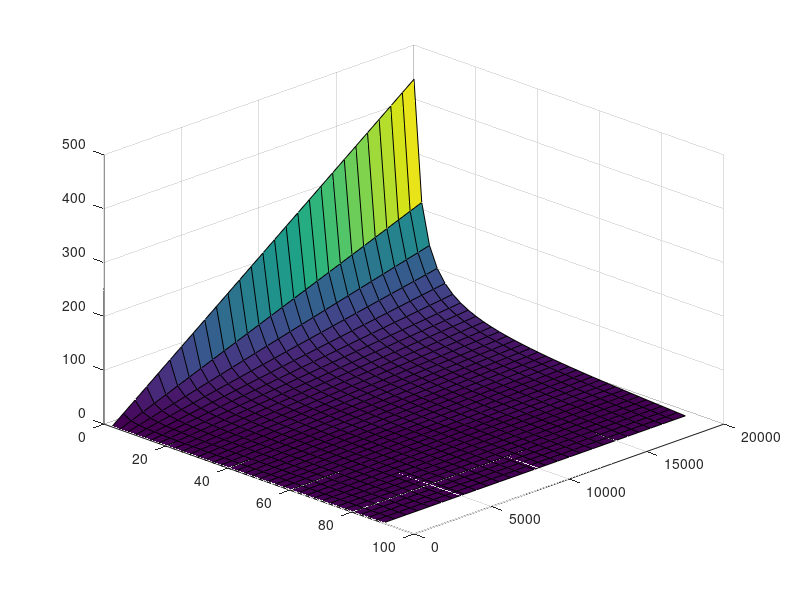

The MATLAB script that drew this image: (Note: this script raises an error after producing the figure.)
%% Environment initialisation
addpath("matlab2tikz/src");

%% Physical constants

G = 6.673e-11; % universal gravitational constant, m3 * kg-1 * s-2
M_E = 5.9722e24 ; % mass of the Earth, kg
R = 6371008.8; % radius of the Earth, m
Omega_E = 2*pi / 86400; % earth's rotation in rad / s

Omega_E_vector = [0;0;Omega_E]; % angular velocity vector for Earth's rotation in the ECI coordinate system

%% Effect of observation altitude to the range of a eavesdropping sensor in
% relation to different elevation angles of the terminal.

d = @(h,ele)(h ./ (tand(ele)) / 1000); % maximum range in kilometers

% Let's plot d for elevation range of 10 deg to 90 deg and observation
% altitude in range of 100 meters to 20 km.
ele = 0:2.5:90; % elevation angle in degrees
h = 0:750:20000; % aircraft altitude in meters

[H, E] = meshgrid(h, ele);

s = surf(E, H, d(H, E));
view(45,30);
ax = ancestor(s, 'axes');
ax.YAxis.Exponent = 0;
ax.ZAxis.Exponent = 0;
%ax.YLim = [0,20000];
%ax.XLim = [5,95];

xlabel('e (deg)');
ylabel('h (m)');
zlabel('d (km)');
contourf(H,E,d(H,E));



%% Orbital radius in relation to velocity of the sub-satellite point (in km/s).
v_air = @(h,r_orbit)( (h+R) ./ sqrt((r_orbit + R).^3 / (G*M_E)) );

% Plot the velocity for orbital radius in range of 500 km to 37000 km.
% Difference in the observing aircraft's altitude has a very minor
% influence on the velocity and can be ignored in the calculation (Earth's
% radius dominates)
r_orbit = 500e3:500e3:37e6;

[H_air, R_orbit] = meshgrid(h, r_orbit);

p_v_air = plot(r_orbit, v_air(10000,r_orbit));

%% In the case of GEO, Earth's rotation cancels the velocity of the
% sub-satellite point. Next, we will evaluate the effect of orbital period
% and inclination to the velocity of the sub-satellite point. We setup the
% orbits in the ECI coordinate system and account for the Earth's rotation
% by converting to ECF.

inclination = 0:0.1:pi; % inclination in degrees
orbital_period = 6400:2000:86400; % in seconds

roty = @(t)[cos(t) 0 sin(t); 0 1 0; -sin(t) 0 cos(t)] ;

omega_ECF_magnitude = @(i, T)( norm(roty(i) * ( (2*pi / T) .* [0;0;1] ) - Omega_E_vector));

[I_orbit, T_orbit] = meshgrid(inclination, orbital_period);

omega_arr = arrayfun(omega_ECF_magnitude, I_orbit, T_orbit);

v_air_arr = R .* omega_arr;

s_omega_ECF_norm = surf(I_orbit, T_orbit, v_air_arr);
view(-135,10);